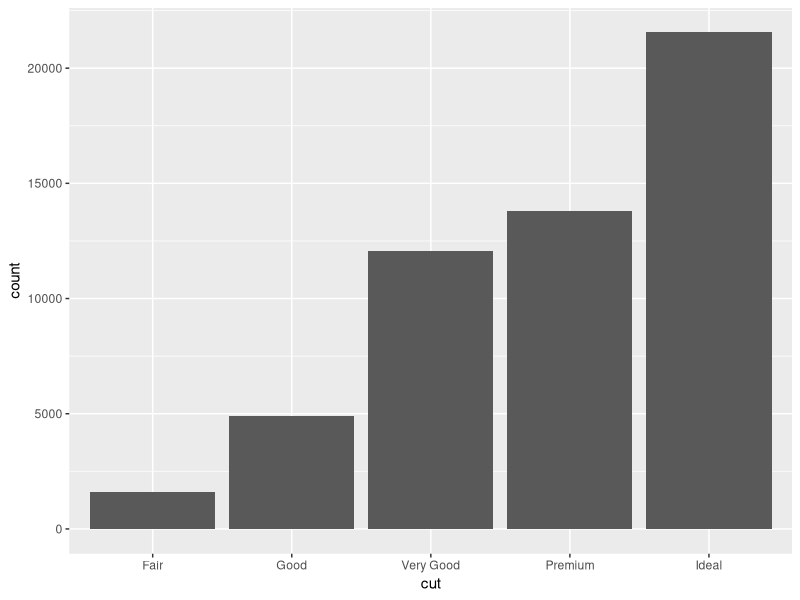
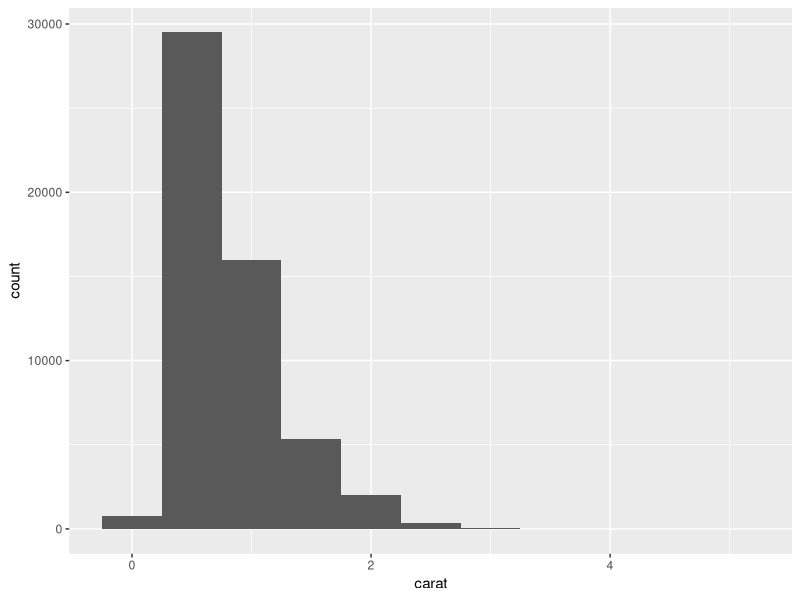
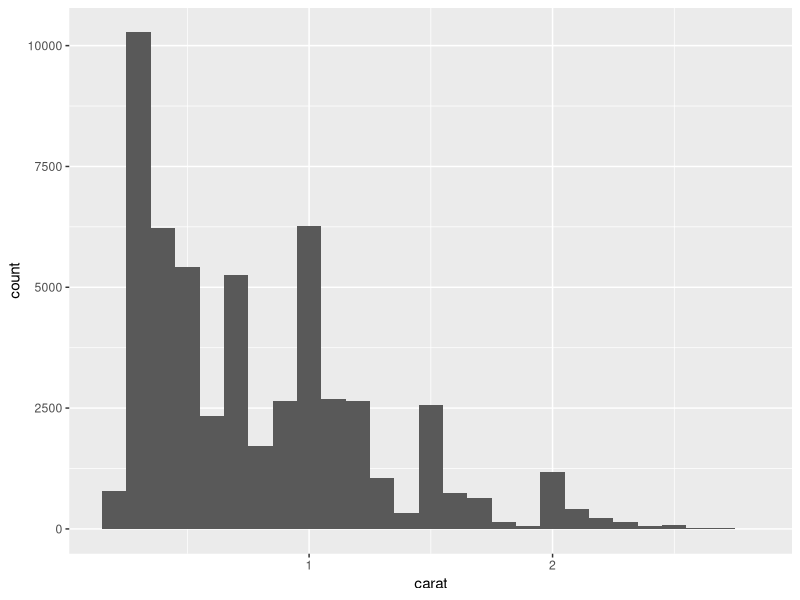
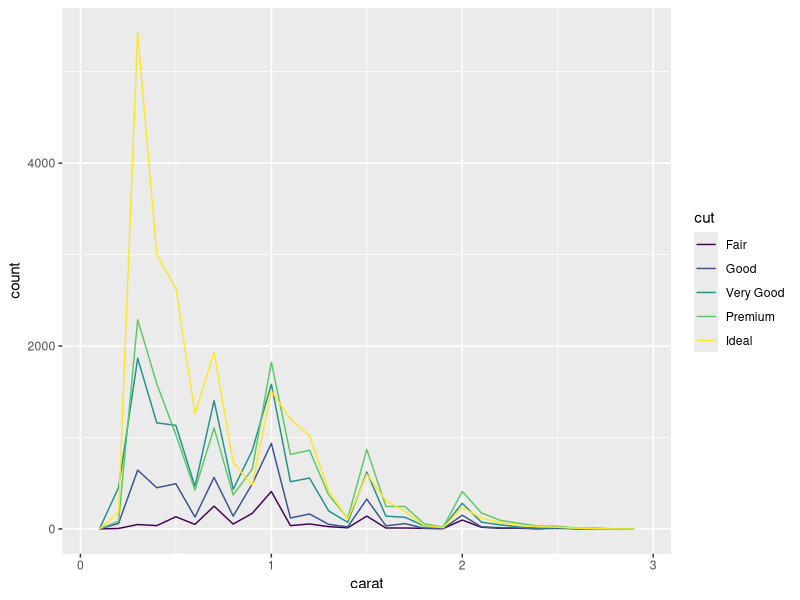
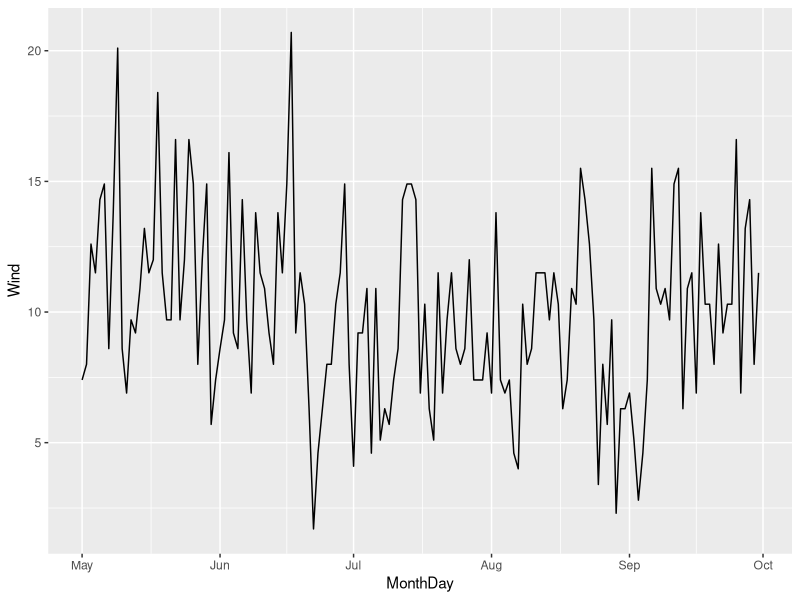
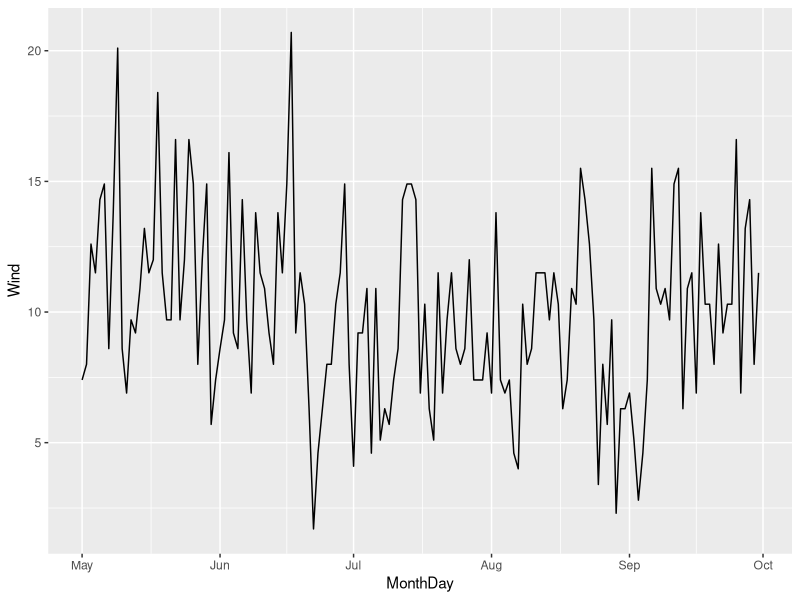
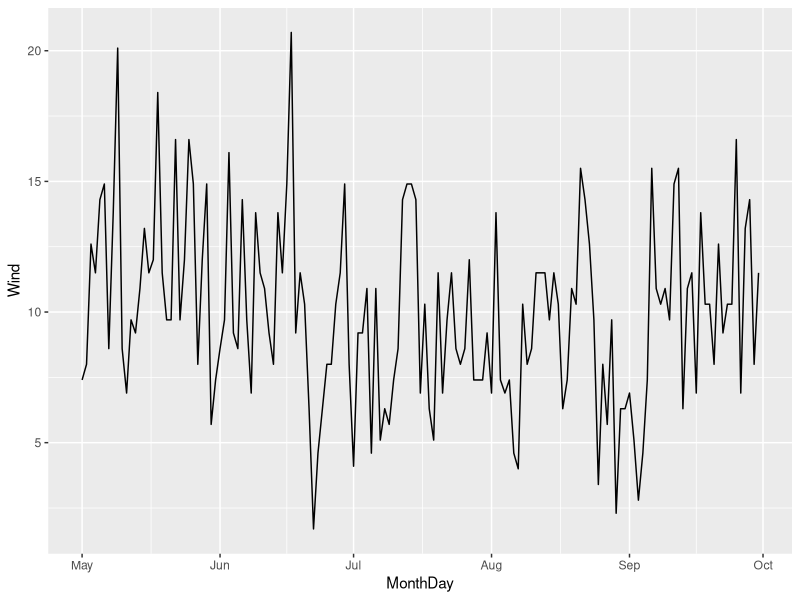
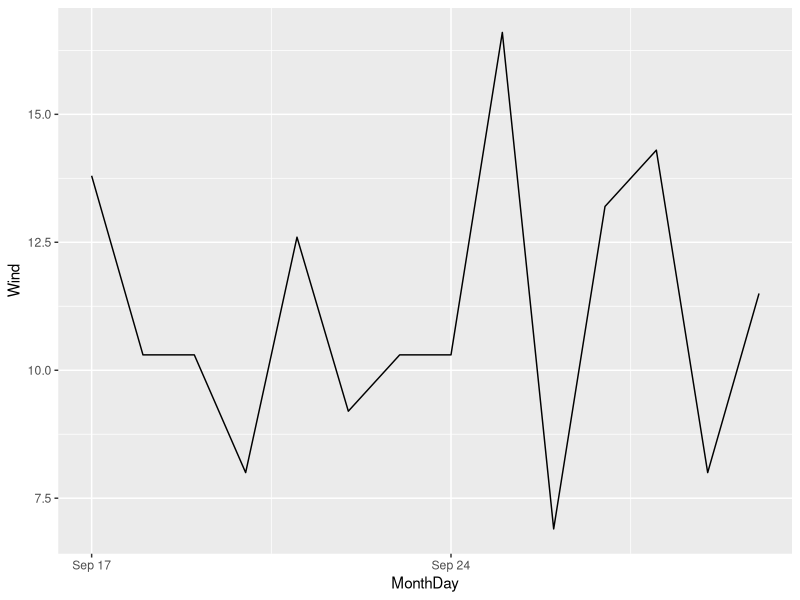

The R script that drew these images, in order:
# 12-1 히스토그램 심화

library(tidyverse)

ggplot(diamonds) +
  geom_bar(aes(x=cut))

diamonds %>% 
  count(cut)

table(diamonds$cut) ## 같다

ggplot(diamonds) +
  geom_histogram(aes(x=carat), binwidth = 0.5)

diamonds %>% 
  count(cut_width(carat, 0.5))

smaller <- diamonds %>% 
  filter(carat < 3)

ggplot(smaller, aes(x=carat)) + geom_histogram(binwidth=0.1)

ggplot(smaller, aes(x=carat, color=cut)) +
  geom_freqpoly(binwidth=0.1)

# 12-2 선형 그래프 그려보기

# 12-2-1. 기본 꺾은 선형 그래프 그리기

## A. X축이 연속형 변수일 때

str(airquality)

airquality$MonthDay <- as.Date(paste(as.numeric(airquality$Month), airquality$Day, "1973", sep="-"), format="%m-%d-%Y")
str(airquality)

ggplot(airquality) + geom_line(aes(x=MonthDay, y=Wind))

## B. X축이 범주형 변수일 때

ggplot(airquality, aes(x=MonthDay, y=Wind)) + geom_line()
ggplot(airquality, aes(x=MonthDay, y=Wind, group=1)) + geom_line()

## C. Y축 조정하기
ggplot(airquality[140:153, ], aes(x=MonthDay, y=Wind, group=1)) + geom_line()

ggplot(airquality[140:153, ], aes(x=MonthDay, y=Wind, group=1)) + geom_line()+ylim(0, max(airquality$Wind))

# 12-2-2 다양한 꺾은선형 그래프 그리기

ggplot(airquality[airquality$Month %in% c(5,8),], aes(x=Day, y=Wind, group=factor(Month))) + geom_line()

airquality$Month <-as.factor(airquality$Month)
ggplot(airquality[airquality$Month %in% c(5,8), ], aes(x=Day, y=Wind, group=Month, color=Month, linetype=Month)) +
  geom_line(lwd=2)

ggplot(airquality[airquality$Month %in% c(5,8),], 
       aes(x=Day, y=Wind, group=Month, color=Month)) +
  geom_line(aes(linetype=Month)) +
  geom_point()

# 12-3 영역형 그래프 그려보기

data(airquality)
ggplot(airquality[airquality$Month %in% c(5), ], 
       aes(x=Day, y=Wind, group=factor(Month) )) +
  geom_area()

# 12-4 누적 영역형 그래프 그리기

airquality$Month <- as.factor(airquality$Month)
ggplot(airquality,
       aes(x=Day, y=Wind, fill=Month, group=Month)) +
  geom_area()

ggplot(airquality,
       aes(x=Day, y=Wind, fill=Month, group=Month)) +
  geom_area(color="black", size=.2, alpha=.4) +
  scale_fill_brewer(palette="Blues", breaks=rev(levels(airquality$Month)))
